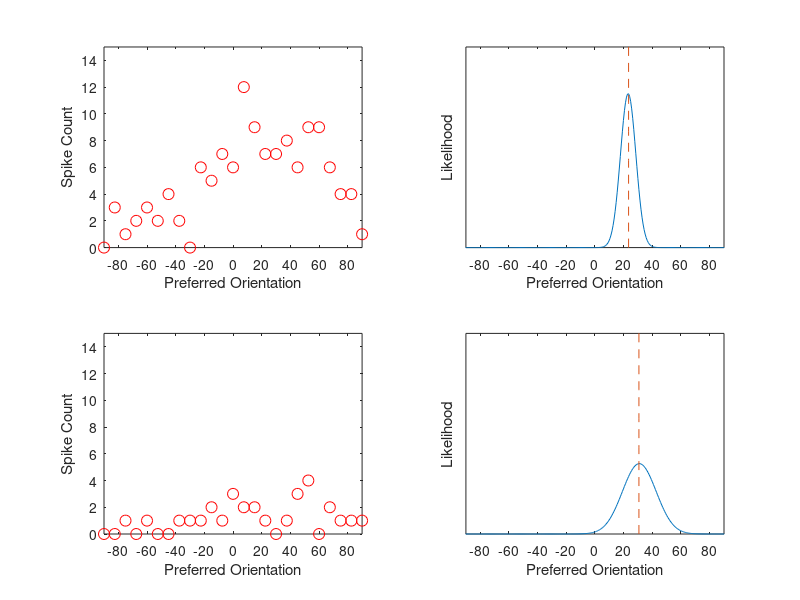

MATLAB code for this plot:
s = 20;
N = 25;
t_c = linspace(-90,90,N);
sigma = 50;
gains = [1000, 300];
figure;
rng(560);
for idxGain = 1:length(gains)
    gain = gains(idxGain);
    r_m = gain * normpdf(s-t_c,0, sigma);
    r=poissrnd(r_m);
    
    %plot(t_c, r_m, 'o');
    %hold on;
    subplot(2,2,2*(idxGain-1)+1);
    plot(t_c, r, 'ro','MarkerSize', 8);
    set(gca, 'xtick',-80:20:80);
    xlim([-90,90]);
    ylim([0,15]);
    xlabel('Preferred Orientation');
    ylabel('Spike Count');

    decode_ori = linspace(-180,180, 500);

    r_exp=gain * normpdf(bsxfun(@minus, decode_ori',t_c), 0, sigma);
    logL=sum(log(poisspdf(repmat(r, [length(decode_ori),1]), r_exp)),2);
    L=exp(logL);
    L = L / sum(L);
    
    subplot(2,2,2*(idxGain-1)+2);
    [v,pos]=max(L);
    v = sum(L);
    L = L / v;
    plot(decode_ori,L);
    
    ml=decode_ori(pos);
    y = linspace(0, 1, 100);
    h = 0.5 * ones(size(decode_ori));
    hold on;
    plot(ml*ones(size(y)), y,'--');
    plot(decode_ori, h, 'm--');
    set(gca, 'xtick',-80:20:80);
    xlim([-90,90]);
    ylim([0,0.07]);
    xlabel('Preferred Orientation');
    ylabel('Likelihood');
    set(gca, 'ytick', []);
end